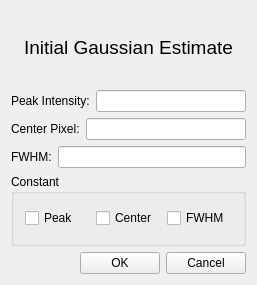
<?xml version="1.0" encoding="UTF-8"?>
<ui version="4.0">
 <class>SpecFitEstimateDialog</class>
 <widget class="QWidget" name="SpecFitEstimateDialog">
  <property name="geometry">
   <rect>
    <x>0</x>
    <y>0</y>
    <width>257</width>
    <height>285</height>
   </rect>
  </property>
  <property name="windowTitle">
   <string>SpecFitEstimate</string>
  </property>
  <layout class="QVBoxLayout" name="verticalLayout">
   <item>
    <layout class="QHBoxLayout" name="horizontalLayout_5">
     <item>
      <spacer name="horizontalSpacer">
       <property name="orientation">
        <enum>Qt::Horizontal</enum>
       </property>
       <property name="sizeHint" stdset="0">
        <size>
         <width>40</width>
         <height>20</height>
        </size>
       </property>
      </spacer>
     </item>
     <item>
      <widget class="QLabel" name="estimateLabel">
       <property name="font">
        <font>
         <pointsize>14</pointsize>
        </font>
       </property>
       <property name="text">
        <string>Initial Gaussian Estimate</string>
       </property>
      </widget>
     </item>
     <item>
      <spacer name="horizontalSpacer_2">
       <property name="orientation">
        <enum>Qt::Horizontal</enum>
       </property>
       <property name="sizeHint" stdset="0">
        <size>
         <width>40</width>
         <height>20</height>
        </size>
       </property>
      </spacer>
     </item>
    </layout>
   </item>
   <item>
    <layout class="QHBoxLayout" name="horizontalLayout_4">
     <item>
      <widget class="QLabel" name="peakIntensityLabel">
       <property name="text">
        <string>Peak Intensity:</string>
       </property>
      </widget>
     </item>
     <item>
      <widget class="QLineEdit" name="peakIntensityLineEdit"/>
     </item>
    </layout>
   </item>
   <item>
    <layout class="QHBoxLayout" name="horizontalLayout_3">
     <item>
      <widget class="QLabel" name="centerPixelLabel">
       <property name="text">
        <string>Center Pixel:</string>
       </property>
      </widget>
     </item>
     <item>
      <widget class="QLineEdit" name="centerPixelLineEdit"/>
     </item>
    </layout>
   </item>
   <item>
    <layout class="QHBoxLayout" name="horizontalLayout_2">
     <item>
      <widget class="QLabel" name="fwhmLabel">
       <property name="toolTip">
        <string> </string>
       </property>
       <property name="text">
        <string>&lt;font color='black'&gt;FWHM:&lt;/font&gt;</string>
       </property>
      </widget>
     </item>
     <item>
      <widget class="QLineEdit" name="fwhmLineEdit">
       <property name="toolTip">
        <string>Full Width at Half the Maximum</string>
       </property>
      </widget>
     </item>
    </layout>
   </item>
   <item>
    <widget class="QGroupBox" name="fixedEstimateGroupBox">
     <property name="title">
      <string>Constant</string>
     </property>
     <layout class="QHBoxLayout" name="horizontalLayout">
      <item>
       <widget class="QCheckBox" name="peakCheckBox">
        <property name="text">
         <string>Peak</string>
        </property>
       </widget>
      </item>
      <item>
       <widget class="QCheckBox" name="centerCheckBox">
        <property name="text">
         <string>Center</string>
        </property>
       </widget>
      </item>
      <item>
       <widget class="QCheckBox" name="fwhmCheckBox">
        <property name="text">
         <string>FWHM</string>
        </property>
       </widget>
      </item>
     </layout>
    </widget>
   </item>
   <item>
    <layout class="QHBoxLayout" name="horizontalLayout_6">
     <item>
      <spacer name="horizontalSpacer_3">
       <property name="orientation">
        <enum>Qt::Horizontal</enum>
       </property>
       <property name="sizeHint" stdset="0">
        <size>
         <width>40</width>
         <height>20</height>
        </size>
       </property>
      </spacer>
     </item>
     <item>
      <widget class="QPushButton" name="okButton">
       <property name="text">
        <string>OK</string>
       </property>
      </widget>
     </item>
     <item>
      <widget class="QPushButton" name="cancelButton">
       <property name="text">
        <string>Cancel</string>
       </property>
      </widget>
     </item>
    </layout>
   </item>
  </layout>
 </widget>
 <layoutdefault spacing="6" margin="11"/>
 <resources/>
 <connections/>
</ui>
